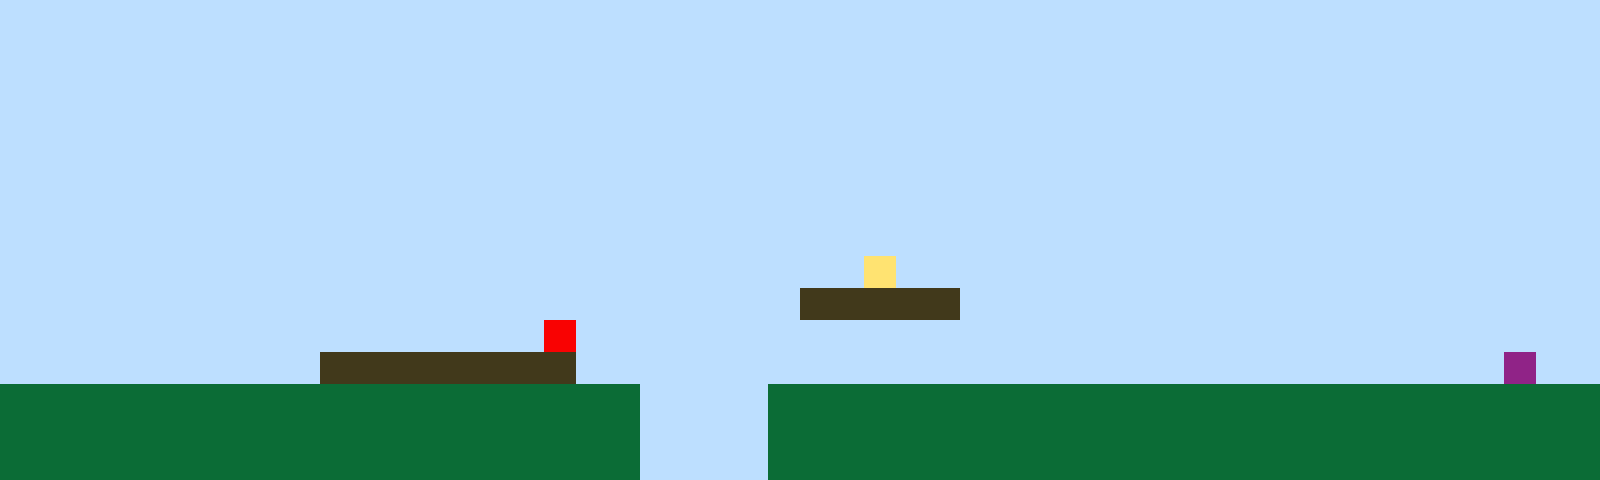

A 2D game scene composited from a Tiled map and its tileset images. What follows is a short description and the map's XML, with every tile layer's data as written:
An orthogonal 50x15 tile map with 32x32 px tiles, 1 tile layer (Tile Layer 1).

<map version="1.10" tiledversion="1.11.2" orientation="orthogonal" renderorder="right-up" width="50" height="15" tilewidth="32" tileheight="32" infinite="0" nextlayerid="2" nextobjectid="1"><editorsettings><export target="map1.csv" format="csv" /></editorsettings><tileset firstgid="1" name="sprites" tilewidth="32" tileheight="32" tilecount="6" columns="3"><image source="sprites.png" width="96" height="64" /></tileset><layer id="1" name="Tile Layer 1" width="50" height="15"><data encoding="csv">1,1,1,1,1,1,1,1,1,1,1,1,1,1,1,1,1,1,1,1,1,1,1,1,1,1,1,1,1,1,1,1,1,1,1,1,1,1,1,1,1,1,1,1,1,1,1,1,1,1,1,1,1,1,1,1,1,1,1,1,1,1,1,1,1,1,1,1,1,1,1,1,1,1,1,1,1,1,1,1,1,1,1,1,1,1,1,1,1,1,1,1,1,1,1,1,1,1,1,1,1,1,1,1,1,1,1,1,1,1,1,1,1,1,1,1,1,1,1,1,1,1,1,1,1,1,1,1,1,1,1,1,1,1,1,1,1,1,1,1,1,1,1,1,1,1,1,1,1,1,1,1,1,1,1,1,1,1,1,1,1,1,1,1,1,1,1,1,1,1,1,1,1,1,1,1,1,1,1,1,1,1,1,1,1,1,1,1,1,1,1,1,1,1,1,1,1,1,1,1,1,1,1,1,1,1,1,1,1,1,1,1,1,1,1,1,1,1,1,1,1,1,1,1,1,1,1,1,1,1,1,1,1,1,1,1,1,1,1,1,1,1,1,1,1,1,1,1,1,1,1,1,1,1,1,1,1,1,1,1,1,1,1,1,1,1,1,1,1,1,1,1,1,1,1,1,1,1,1,1,1,1,1,1,1,1,1,1,1,1,1,1,1,1,1,1,1,1,1,1,1,1,1,1,1,1,1,1,1,1,1,1,1,1,1,1,1,1,1,1,1,1,1,1,1,1,1,1,1,1,1,1,1,1,1,1,1,1,1,1,1,1,1,1,1,1,1,1,1,1,1,1,1,1,1,1,1,1,1,1,1,1,1,1,1,1,1,1,1,1,1,1,1,1,1,1,1,1,1,1,1,1,1,1,1,1,1,1,1,1,1,1,1,1,1,1,1,1,1,1,1,1,1,1,1,1,1,1,1,1,1,1,1,1,1,1,1,1,1,1,1,1,1,1,1,1,1,4,1,1,1,1,1,1,1,1,1,1,1,1,1,1,1,1,1,1,1,1,1,1,1,1,1,1,1,1,1,1,1,1,1,1,1,1,1,1,1,1,1,1,1,1,1,1,1,3,3,3,3,3,1,1,1,1,1,1,1,1,1,1,1,1,1,1,1,1,1,1,1,1,1,1,1,1,1,1,1,1,1,1,1,1,1,1,1,1,1,5,1,1,1,1,1,1,1,1,1,1,1,1,1,1,1,1,1,1,1,1,1,1,1,1,1,1,1,1,1,1,1,1,1,1,1,1,1,1,1,1,1,1,3,3,3,3,3,3,3,3,1,1,1,1,1,1,1,1,1,1,1,1,1,1,1,1,1,1,1,1,1,1,1,1,1,1,1,1,1,6,1,1,2,2,2,2,2,2,2,2,2,2,2,2,2,2,2,2,2,2,2,2,1,1,1,1,2,2,2,2,2,2,2,2,2,2,2,2,2,2,2,2,2,2,2,2,2,2,2,2,2,2,2,2,2,2,2,2,2,2,2,2,2,2,2,2,2,2,2,2,2,2,1,1,1,1,2,2,2,2,2,2,2,2,2,2,2,2,2,2,2,2,2,2,2,2,2,2,2,2,2,2,2,2,2,2,2,2,2,2,2,2,2,2,2,2,2,2,2,2,2,2,1,1,1,1,2,2,2,2,2,2,2,2,2,2,2,2,2,2,2,2,2,2,2,2,2,2,2,2,2,2</data></layer></map>
